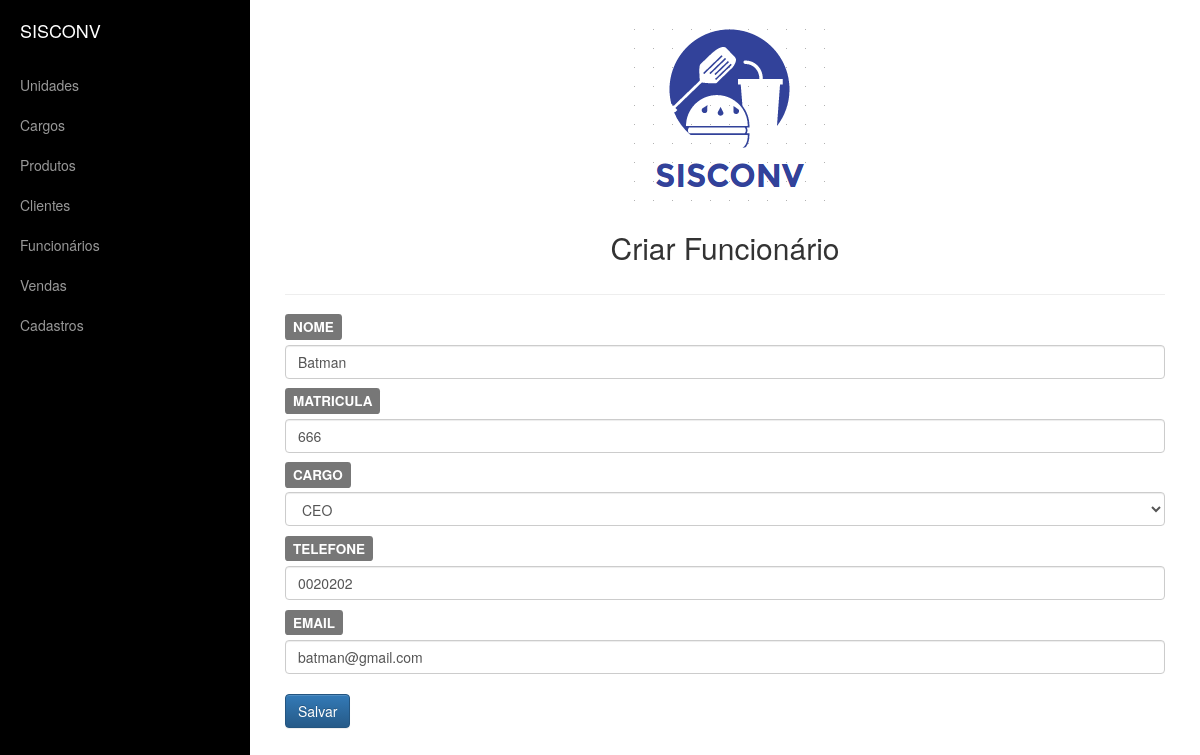
Screenshot of /appvendas/funcionario/update/15 with the database file from the repository.
### appvendas/models.py (models this page shows, shortened)
class Pessoa(models.Model):
    nome=models.CharField("Nome",max_length=255)
    email=models.EmailField("E-Mail",max_length=200)
    telefone=models.CharField("Telefone",max_length=20)

class Funcionario(Pessoa):
    matricula=models.CharField("Matrícula",max_length=10,unique=True)
    cargo=models.ForeignKey(Cargo,on_delete=models.PROTECT,verbose_name="Cargo")

### appvendas/views.py (the view)
# urls.py: url(r'^funcionario/update/(?P<pk>\d+)$',funcionario_update,name='funcionario_update'),
def funcionario_update(request,pk):
    funcionario=Funcionario.objects.get(id=pk)
    if (request.method=="POST"):
        form=FuncionarioForm(request.POST,instance=funcionario)
        if (form.is_valid()):
            form.save()
            return redirect('funcionario_list')
    else:
        form=FuncionarioForm(instance=funcionario)
        dados={'form':form}
        return render(request, 'funcionario/funcionario_form.html', dados)

### appvendas/forms.py
class FuncionarioForm(ModelForm):
	class Meta:
		model = Funcionario
		fields=('nome', 'matricula', 'cargo', 'telefone', 'email')

### appvendas/models.py (called while the page is built)
    def __str__(self):
        return self.descricao

### templates/funcionario/funcionario_form.html (shortened to what this page needs)
{% extends 'base.html' %}
{% load widget_tweaks %}
{% block conteudo %}
     <center><h2 style="margin: 30px">{% if funcionario %}
         Editar Funcionário{% else %}
         Criar Funcionário{% endif%}
     </h2></center>
     <hr>
        <form method="POST" role="form" class="form-group">
        {% for field in form %}
            <p><h4><span class="label label-default" for="{{field.name}}">{{ field.name.upper}}</span></h4>
            {{field |add_class:'form-control'}}
        {% endfor %}
        <br>
        <input type="submit" class="btn btn-primary" value="Salvar">
        </form>
{% endblock %}

### static/css/simple-sidebar.css (style rules this page uses)
body { overflow-x: hidden; }

### rows the page displays
Pessoa: nome "Batman" "0020202" "batman@gmail.com"
Funcionario: matricula "666" "CEO"

### other values shown
{{ field.name.upper }} "NOME" "MATRICULA" "CARGO" "TELEFONE" "EMAIL"
